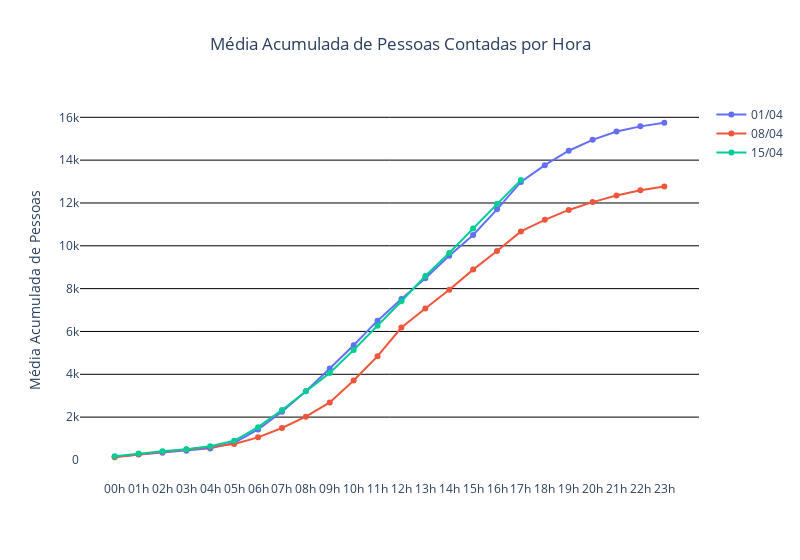

The notebook cell this image was saved under:
### Code cell
figure_3 = go.Figure()

for dia in week_now_graph.Dia.unique():
    figure_3.add_trace(go.Scatter(
        x = week_now_graph.loc[week_now_graph['Dia'] == dia]['horario_legend'],
        y = week_now_graph.loc[week_now_graph['Dia'] == dia]['people_accumulate'],
        mode = 'lines+markers',
        name = dia
    ))
figure_3.update_layout(go.Layout(
    title = "Média Acumulada de Pessoas Contadas por Hora",
    title_x = 0.5,
    yaxis_title = "Média Acumulada de Pessoas",
    plot_bgcolor= "rgba(0,0,0,0)",
    width = 800,
))
figure_3.update_yaxes(showgrid=True, gridwidth=1, gridcolor='black')
figure_3.show()

### Figure 1 — Plotly figure (JSON) as saved in the notebook; plotly's stock layout.template omitted (floating-point values rounded to 4 significant figures)
{"data": [{"mode": "lines+markers", "name": "01/04", "type": "scatter", "x": ["00h", "01h", "02h", "03h", "04h", "05h", "06h", "07h", "08h", "09h", "10h", "11h", "12h", "13h", "14h", "15h", "16h", "17h", "18h", "19h", "20h", "21h", "22h", "23h"], "y": [149, 250, 340, 430, 540, 799, 1424, 2247, 3212, 4267, 5354, 6504, 7520, 8480, 9540, 10507, 11704, 12985, 13767, 14440, 14948, 15339, 15577, 15746]}, {"mode": "lines+markers", "name": "08/04", "type": "scatter", "x": ["00h", "01h", "02h", "03h", "04h", "05h", "06h", "07h", "08h", "09h", "10h", "11h", "12h", "13h", "14h", "15h", "16h", "17h", "18h", "19h", "20h", "21h", "22h", "23h"], "y": [126, 262, 377, 490, 599, 748, 1055, 1492, 2018, 2684, 3707, 4847, 6181, 7071, 7952, 8888, 9753, 10673, 11212, 11674, 12041, 12347, 12597, 12772]}, {"mode": "lines+markers", "name": "15/04", "type": "scatter", "x": ["00h", "01h", "02h", "03h", "04h", "05h", "06h", "07h", "08h", "09h", "10h", "11h", "12h", "13h", "14h", "15h", "16h", "17h"], "y": [169, 297, 401, 498, 643, 892, 1532, 2330, 3208, 4065, 5136, 6266, 7414, 8587, 9665, 10807, 11960, 13077]}], "layout": {"plot_bgcolor": "rgba(0,0,0,0)", "title": {"text": "Média Acumulada de Pessoas Contadas por Hora", "x": 0.5}, "width": 800, "yaxis": {"gridcolor": "black", "gridwidth": 1, "showgrid": true, "title": {"text": "Média Acumulada de Pessoas"}}}}
